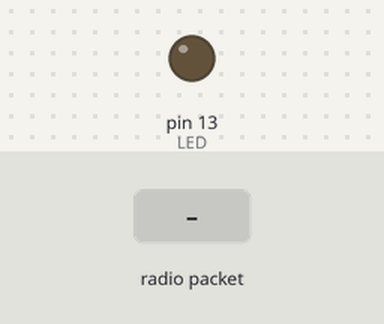
The sketch below on a simulated Arduino Uno, built with avr-gcc and run on an emulated ATmega328P. On the bench: output pins drawn as LEDs (lit = HIGH). Inputs (shaded band) come from the test bench. No radio packets arrive unless stated; pins used as bus, display or sensor lines are not drawn; what the sketch prints to the serial monitor is not drawn.

Above: at 1.3 s.
1.4 s: radio packet "1" arrives
Timing chart, 0 to 4.4 s (numbered marks = the images above; inputs shaded):
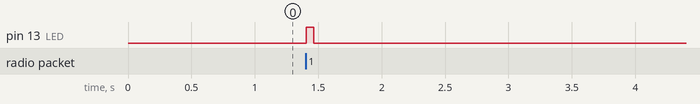

The sketch:

Feather_LoRa_RX_test.ino
```cpp
//Feather M0 w/ LoRa
//Heavily based off Adafruit example for Testing

#include <SPI.h>
#include <RH_RF95.h>

//Radio Setup for Feather M0
#define RFM95_CS 8
#define RFM95_RST 4
#define RFM95_INT 3

//Operation frequency- must match for network as well as unit capabilities
#define RF95_FREQ 915.0

//Radio driver
RH_RF95 rf95(RFM95_CS, RFM95_INT);

//blinky for receipt of message- useful to headless range testing
#define LED 13

String idNum;
volatile uint32_t blah;
char message[50];

void setup() {
  pinMode(LED, OUTPUT);
  pinMode(RFM95_RST, OUTPUT);
  digitalWrite(RFM95_RST, HIGH);

  Serial.begin(115200);
  //Uncomment the following section to enable wait for serial
  while (!Serial) {
    delay(1);
  }

  delay(100);
  Serial.println("Feather LoRa RX Test");

  //reset
  digitalWrite(RFM95_RST, LOW);
  delay(10);
  digitalWrite(RFM95_RST, HIGH);
  delay(10);

  while (!rf95.init()) {
    Serial.println("LoRa radio init failed");
    while (1);
  }
  Serial.println("LoRa radio init OK");

  if (!rf95.setFrequency(RF95_FREQ)) {
    Serial.println("setFrequency failed");
    while (1);
  }
  Serial.print("Set Freq to: "); Serial.println(RF95_FREQ);

  //transmitter power? Tinker.
  rf95.setTxPower(23, false);

  //Get identity
  chipId();
}

void loop() {
  if (rf95.available()) {
    uint8_t buf[RH_RF95_MAX_MESSAGE_LEN];
    uint8_t len = sizeof(buf);

    if(rf95.recv(buf, &len)) {
      digitalWrite(LED, HIGH);
      RH_RF95::printBuffer("Received: ", buf, len);
      Serial.print("Got: ");
      Serial.println((char*)buf);
      Serial.print("RSSI: ");
      Serial.println(rf95.lastRssi(), DEC);

      //Generate message to send incorporating data- here, the CPU Identifier
      sprintf(message, "Hello, my ID is: %8x", blah);

      //Send reply
      rf95.send((uint8_t *) message, sizeof(message));
      rf95.waitPacketSent();
      Serial.println("Sent a reply");
      digitalWrite(LED, LOW);

    }
    else {
      Serial.println("Receive failed");
    }
  }
  else {
    digitalWrite(LED, LOW);
    Serial.println("No message recieved");
  }

  //The following block is for testing purposes only
  sprintf(message, "Hello, my ID is: %8x", blah);
  Serial.println(message);
}

/**
void sendReply(uint8_t data) {
  //Transmits "value" back over the network
  //uint8_t data[] = value;
  rf95.send(data, sizeof(data));
  rf95.waitPacketSent();
  Serial.println("Sent a reply");
  digitalWrite(LED, LOW);
}
*/

void chipId() {
  //Assembles the SAMD processor chip ID value
  volatile uint32_t val1, val2, val3, val4;
  volatile uint32_t *ptr1 = (volatile uint32_t *)0x0080A00C;
  val1 = *ptr1;
  volatile uint32_t *ptr = (volatile uint32_t *)0x0080A040;
  val2 = *ptr;
  ptr++;
  val3 = *ptr;
  ptr++;
  val4 = *ptr;

  //Prints the chip ID if following block is uncommented.
  /** Serial.print("chip id: 0x");
  char buf[33];
  sprintf(buf, "%8x%8x%8x%8x", val1, val2, val3, val4);
  Serial.println(buf); */
  char buf2[12];
  sprintf(buf2, "%8x", val4);
  idNum = buf2;
  blah = val4;
}
```

Measured:
- after the input at 1.4 s, pin 13 (LED): LOW → HIGH at once, → LOW 0.06 s later
